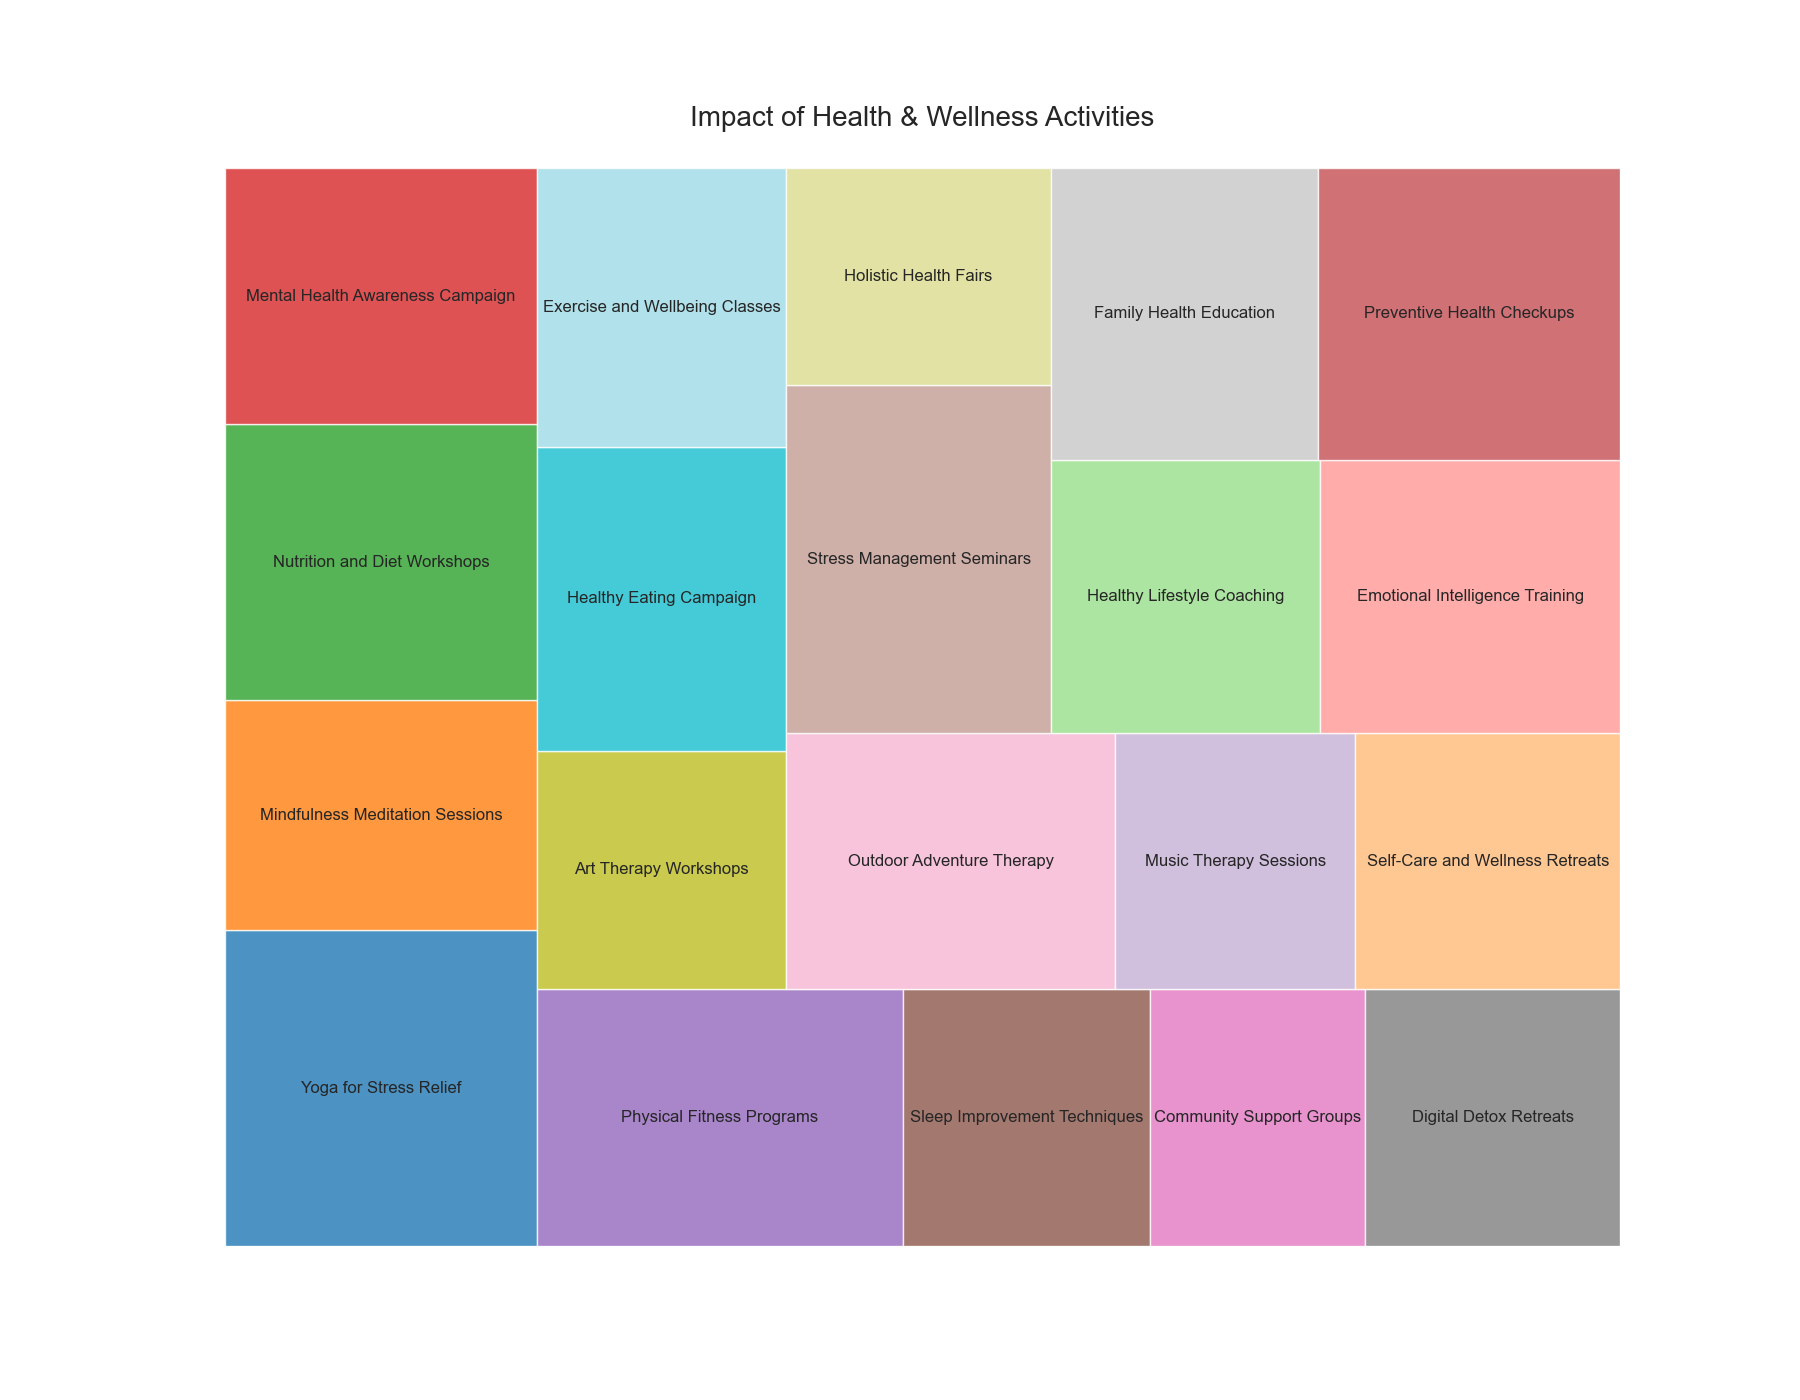

Generate this figure with Python:

import matplotlib.pyplot as plt
import pandas as pd
import squarify

data = {
    'Activity': [
        "Yoga for Stress Relief", "Mindfulness Meditation Sessions", "Nutrition and Diet Workshops",
        "Mental Health Awareness Campaign", "Physical Fitness Programs", "Sleep Improvement Techniques",
        "Community Support Groups", "Digital Detox Retreats", "Art Therapy Workshops", "Healthy Eating Campaign",
        "Exercise and Wellbeing Classes", "Outdoor Adventure Therapy", "Music Therapy Sessions",
        "Self-Care and Wellness Retreats", "Stress Management Seminars", "Holistic Health Fairs",
        "Healthy Lifestyle Coaching", "Emotional Intelligence Training", "Family Health Education",
        "Preventive Health Checkups"
    ],
    'Impact': [
        48000, 35000, 42000, 39000, 46000, 31000, 27000, 32000, 29000, 37000,
        34000, 41000, 30000, 33000, 45000, 28000, 36000, 40000, 38000, 43000
    ]
}

df = pd.DataFrame(data)

plt.figure(figsize=(18,14))

colors = [
    '#1f77b4', '#ff7f0e', '#2ca02c', '#d62728', '#9467bd', '#8c564b',
    '#e377c2', '#7f7f7f', '#bcbd22', '#17becf', '#9edae5', '#f7b6d2',
    '#c5b0d5', '#ffbb78', '#c49c94', '#dbdb8d', '#98df8a', '#ff9896',
    '#c7c7c7', '#c44e52'
]

squarify.plot(sizes=df['Impact'], label=df['Activity'], color=colors, alpha=0.8)

plt.title('Impact of Health & Wellness Activities', fontsize=20, pad=30)
plt.axis('off')
plt.show()
